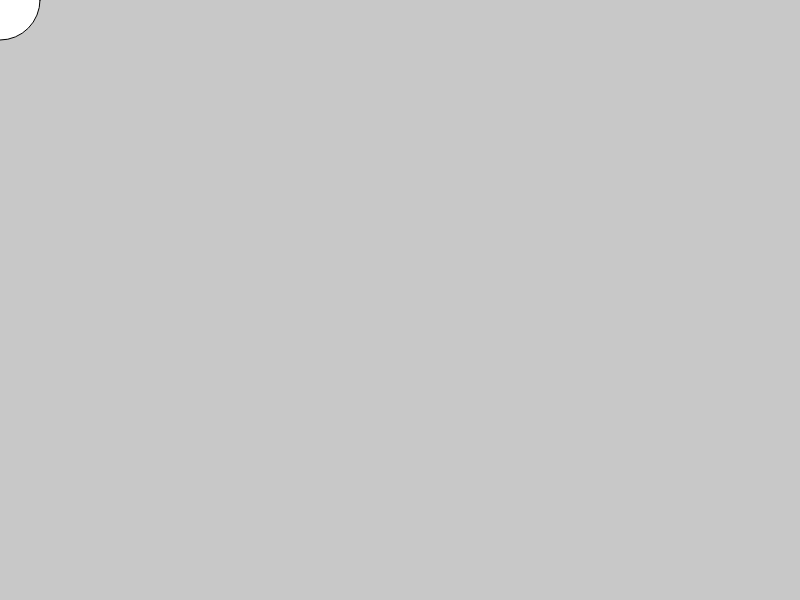
Frame 1 (no input)
Frame 60 (no input): identical to frame 1, image omitted
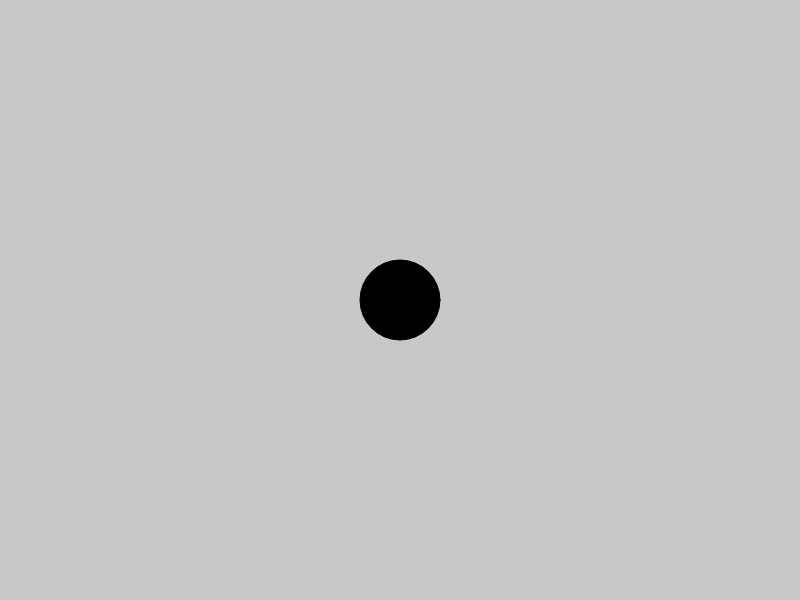
Frame 120 (the mouse pressed at the canvas centre since frame 60)

The p5.js sketch that drew these frames (run headless with seeded random() and noise() and a simulated clock; from frame 60 on, the mouse is pressed at the canvas centre):

// p5.js sketch
// ── sketch.js
function setup() {
  // put setup code here
  createCanvas(800,600);



}

function draw() {
  background(200);
  if(mouseIsPressed){
    fill(0);
  }
  else {
    fill(255);
  }
  ellipse(mouseX,mouseY,80,80);

  // put drawing code here
}
